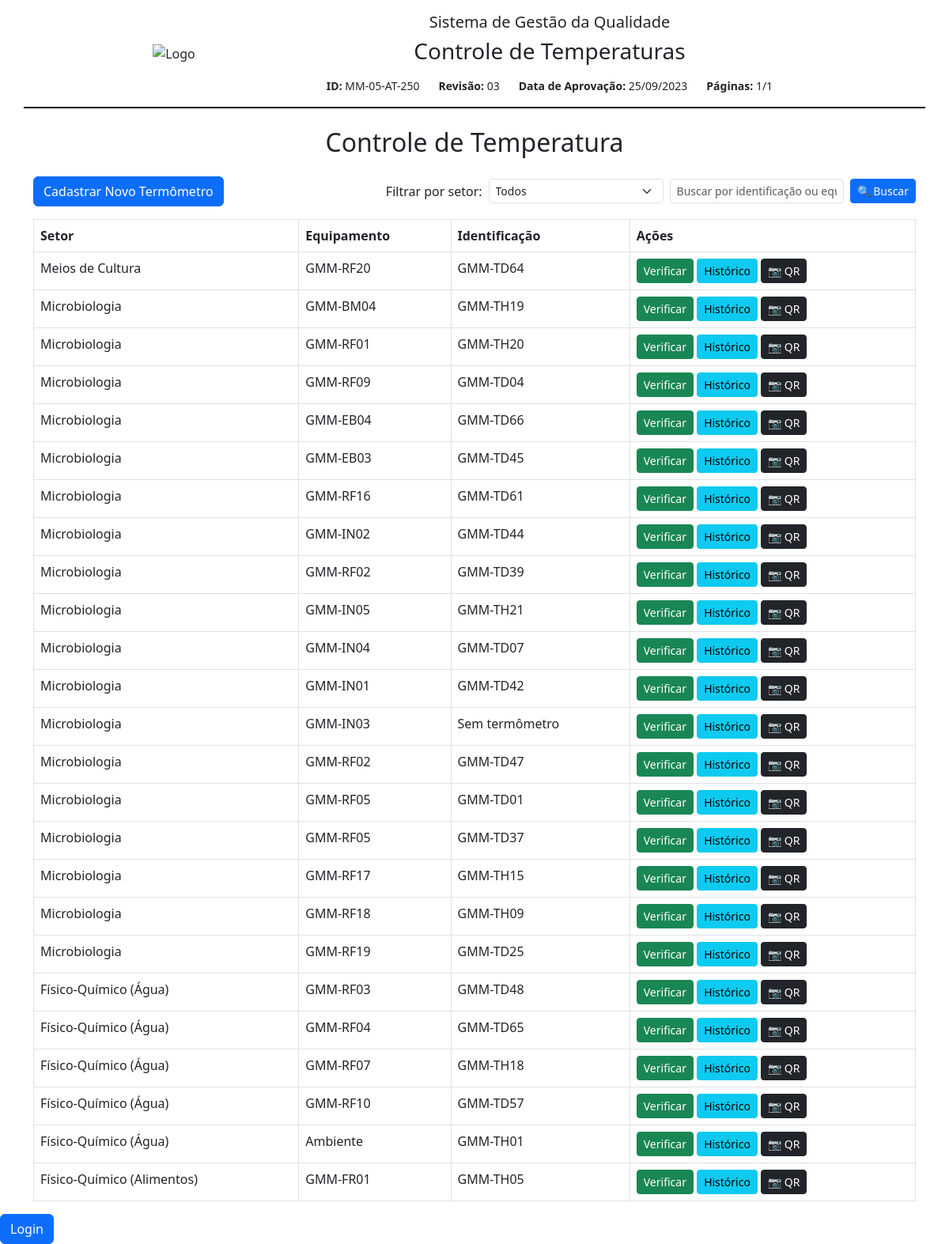
The page / on the database its author committed.
### app/models.py (models this page shows)
class Termometro(db.Model):
    id = db.Column(db.Integer, primary_key=True)
    setor = db.Column(db.String(100))
    equipamento = db.Column(db.String(100))
    especificacao = db.Column(db.String(100))
    identificacao = db.Column(db.String(50))
    padrao_identificacao = db.Column(db.String(50))
    verificacoes = db.relationship('Verificacao', backref='termometro', lazy=True)

### app/routes.py (the view)
@bp.route('/')
def index():
    setor_filtro = request.args.get('setor')
    if setor_filtro:
        termometros = Termometro.query.filter_by(setor=setor_filtro).all()
    else:
        termometros = Termometro.query.all()
    setores = db.session.query(Termometro.setor).distinct().all()
    setores = [s[0] for s in setores]  # extrai o nome do setor
    return render_template('index.html', termometros=termometros, setores=setores, setor_filtro=setor_filtro)

### app/templates/index.html (shortened to what this page needs)
{% extends 'base.html' %}
{% block content %}
<div class="d-flex justify-content-between align-items-center mb-3 flex-wrap gap-2">
    <a href="{{ url_for('main.cadastrar') }}" class="btn btn-primary">Cadastrar Novo Termômetro</a>
    <form method="GET" class="d-flex align-items-center gap-2 flex-wrap">
    <label for="setor" class="form-label mb-0">Filtrar por setor:</label>
    <select name="setor" class="form-select form-select-sm w-auto" onchange="this.form.submit()">
        <option value="">Todos</option>
    </select>
    <input type="text" name="q" class="form-control form-control-sm w-auto"
           placeholder="Buscar por identificação ou equipamento"
           value="{{ termo_busca or '' }}">
    <button type="submit" class="btn btn-sm btn-primary">🔍 Buscar</button>
</form>
</div>
<table class="table table-bordered">
    <thead>
        <tr>
            <th>Setor</th>
            <th>Equipamento</th>
            <th>Identificação</th>
            <th>Ações</th>
        </tr>
    </thead>
    <tbody>
        {% for termo in termometros %}
        <tr>
            <td>{{ termo.setor }}</td>
            <td>{{ termo.equipamento }}</td>
            <td>{{ termo.identificacao }}</td>
            <td>
                <a href="{{ url_for('main.verificar', id=termo.id) }}" class="btn btn-sm btn-success">Verificar</a>
                <a href="{{ url_for('main.historico', id=termo.id) }}" class="btn btn-sm btn-info">Histórico</a>
                <a href="{{ url_for('main.gerar_qr', id=termo.id) }}" class="btn btn-sm btn-dark" target="_blank">
                    📷 QR
                </a>
            </td>
        </tr>
        {% endfor %}
    </tbody>
</table>
{% endblock %}

### app/templates/base.html (shortened to what this page needs)
<!DOCTYPE html>
<html lang="pt-br">
<head>
  <link href="https://cdn.jsdelivr.net/npm/bootstrap@5.3.0/dist/css/bootstrap.min.css" rel="stylesheet">
</head>
<body>
  <div class="header container py-3">
    <div class="row justify-content-center align-items-center">
      <div class="col-12 col-md-2 mb-3 mb-md-0 text-center">
        <img src="{{ url_for('static', filename='images/logo.png') }}" alt="Logo">
      </div>
      <div class="col-12 col-md-8 text-center">
        <h5>Sistema de Gestão da Qualidade</h5>
        <h3>Controle de Temperaturas</h3>
        <div class="dados-fixos d-flex flex-wrap justify-content-center gap-4 mt-3">
          <span><strong>ID:</strong> MM-05-AT-250</span>
          <span><strong>Revisão:</strong> 03</span>
          <span><strong>Data de Aprovação:</strong> 25/09/2023</span>
          <span><strong>Páginas:</strong> 1/1</span>
        </div>
      </div>
    </div>
  </div>
  <div class="container mt-4">
    <h2 class="mb-4 text-center">Controle de Temperatura</h2>
    {% block content %}{% endblock %}
  </div>
  {% if session.get('usuario_id') %}
    <a href="{{ url_for('main.logout') }}" class="btn btn-danger">Logout ({{ session.get('usuario_nome') }})</a>
{% else %}
    <a href="{{ url_for('main.login') }}" class="btn btn-primary">Login</a>
{% endif %}
</body>
</html>

### app/templates/base.html (style rules this page uses)
.header { border-bottom: 2px solid #000; padding-bottom: 10px; margin-bottom: 20px; }
.header img { max-height: 80px; width: auto; }
.dados-fixos { font-size: 14px; }

### rows shown on the page
Termometro: setor "Meios de Cultura", equipamento "GMM-RF20", identificacao "GMM-TD64"
Termometro: setor "Microbiologia", equipamento "GMM-BM04", identificacao "GMM-TH19"
Termometro: setor "Microbiologia", equipamento "GMM-RF01", identificacao "GMM-TH20"
Termometro: setor "Microbiologia", equipamento "GMM-RF09", identificacao "GMM-TD04"
Termometro: setor "Microbiologia", equipamento "GMM-EB04", identificacao "GMM-TD66"
Termometro: setor "Microbiologia", equipamento "GMM-EB03", identificacao "GMM-TD45"
Termometro: setor "Microbiologia", equipamento "GMM-RF16", identificacao "GMM-TD61"
Termometro: setor "Microbiologia", equipamento "GMM-IN02", identificacao "GMM-TD44"
Termometro: setor "Microbiologia", equipamento "GMM-RF02", identificacao "GMM-TD39"
Termometro: setor "Microbiologia", equipamento "GMM-IN05", identificacao "GMM-TH21"
Termometro: setor "Microbiologia", equipamento "GMM-IN04", identificacao "GMM-TD07"
Termometro: setor "Microbiologia", equipamento "GMM-IN01", identificacao "GMM-TD42"
Termometro: setor "Microbiologia", equipamento "GMM-IN03", identificacao "Sem termômetro"
Termometro: setor "Microbiologia", equipamento "GMM-RF02", identificacao "GMM-TD47"
Termometro: setor "Microbiologia", equipamento "GMM-RF05", identificacao "GMM-TD01"
Termometro: setor "Microbiologia", equipamento "GMM-RF05", identificacao "GMM-TD37"
Termometro: setor "Microbiologia", equipamento "GMM-RF17", identificacao "GMM-TH15"
Termometro: setor "Microbiologia", equipamento "GMM-RF18", identificacao "GMM-TH09"
Termometro: setor "Microbiologia", equipamento "GMM-RF19", identificacao "GMM-TD25"
Termometro: setor "Físico-Químico (Água)", equipamento "GMM-RF03", identificacao "GMM-TD48"
Termometro: setor "Físico-Químico (Água)", equipamento "GMM-RF04", identificacao "GMM-TD65"
Termometro: setor "Físico-Químico (Água)", equipamento "GMM-RF07", identificacao "GMM-TH18"
Termometro: setor "Físico-Químico (Água)", equipamento "GMM-RF10", identificacao "GMM-TD57"
Termometro: setor "Físico-Químico (Água)", equipamento "Ambiente", identificacao "GMM-TH01"
Termometro: setor "Físico-Químico (Alimentos)", equipamento "GMM-FR01", identificacao "GMM-TH05"
